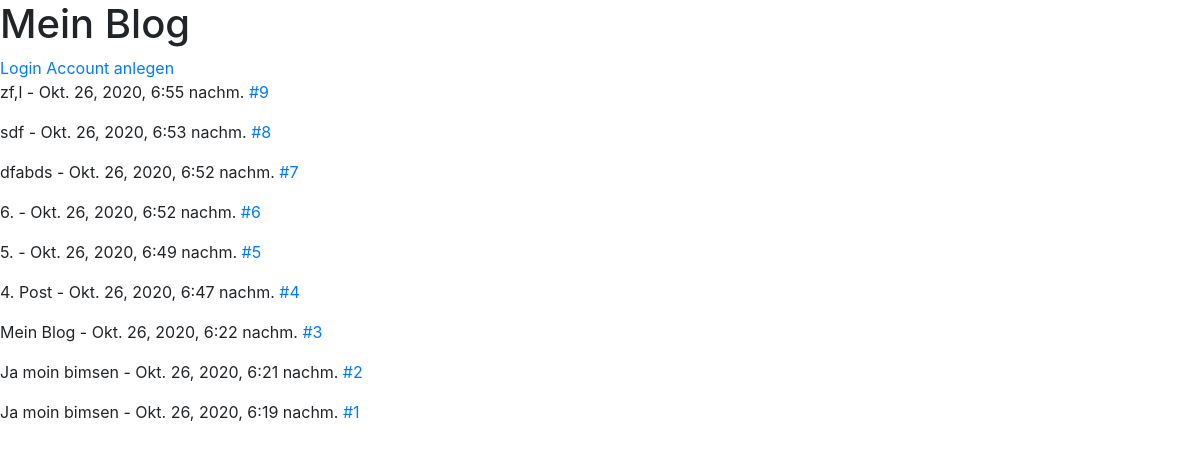
/contact/Fabi0701/timeline/, run on an earlier commit of the app's database.
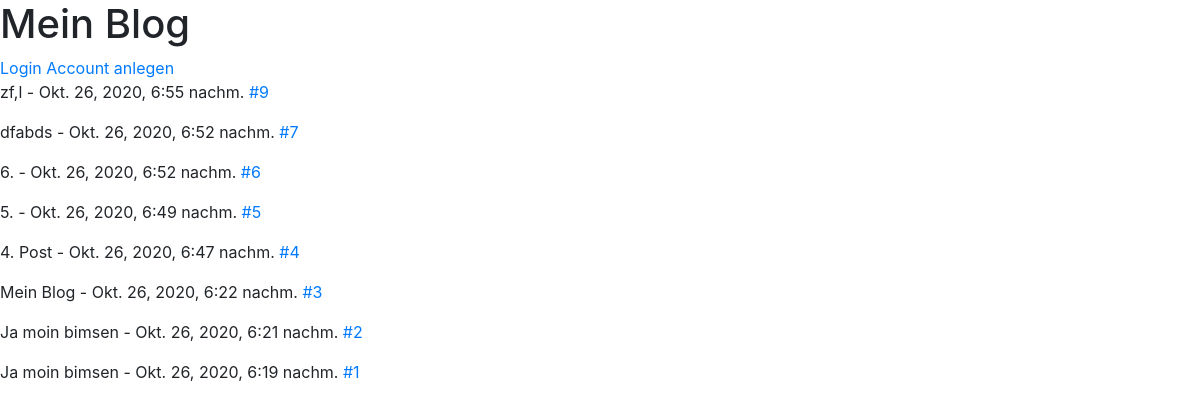
And on a later commit of the database.
### contact/models.py (models this page shows)
class BlogPost(models.Model):
    user = models.ForeignKey(User, on_delete=models.SET_NULL, null=True)
    message = models.CharField(max_length=250)
    created_at = models.DateTimeField(default=timezone.now)
    def get_absolute_url(self):
        return reverse('contact:post', kwargs={'post_id': self.id})

### contact/views.py (the view)
# urls.py: path('<str:username>/timeline/', views.timeline_view, name='timeline'),
def timeline_view(request, username):
    post_form = PostForm()
    user = get_object_or_404(User, username=username)
    posts = BlogPost.objects.filter(user=user).order_by('-created_at')
    return render(request, 'contact/timeline.html', {'posts': posts, 'post_form': post_form, 'user': user})

### contact/templates/contact/timeline.html (shortened to what this page needs)
{% extends 'contact/base.html'%}
{% block blogContent%}
    {% for post in posts %}
        <p>
            {{ post.message }} - {{ post.created_at }}
            <a href="{{ post.get_absolute_url }}">#{{ post.id }}</a>
        </p>
    {% empty %}
        {% if user == request.user %}
        <p> Du hast noch nichts geteilt.</p>
        {% else %}
        <p> Der User {{ user.username }} hat noch nichts geteilt.</p>
        {% endif %}
    {% endfor %}
{% endblock %}

### contact/templates/contact/base.html (shortened to what this page needs)
<!DOCTYPE html>
<html lang="en">
    <head>
        <link rel="stylesheet" href="https://cdn.jsdelivr.net/npm/bootstrap@4.5.3/dist/css/bootstrap.min.css">
    </head>
    <body>
    <h1>Mein Blog</h1>
        {% if request.user.is_authenticated %}
        <a href="{% url 'web:logout' %}">Logout</a>
        {% else %}
        <a href="{% url 'web:login' %}">Login</a>
        <a href="{% url 'web:register' %}">Account anlegen</a>
        {% endif %}
        {% block blogContent%}
        {% endblock %}
    </body>
</html>

What changed in the data, as far as the page shows it:
removed BlogPost: message "sdf", created_at "Okt. 26, 2020, 6:53 nachm.", id "8"
